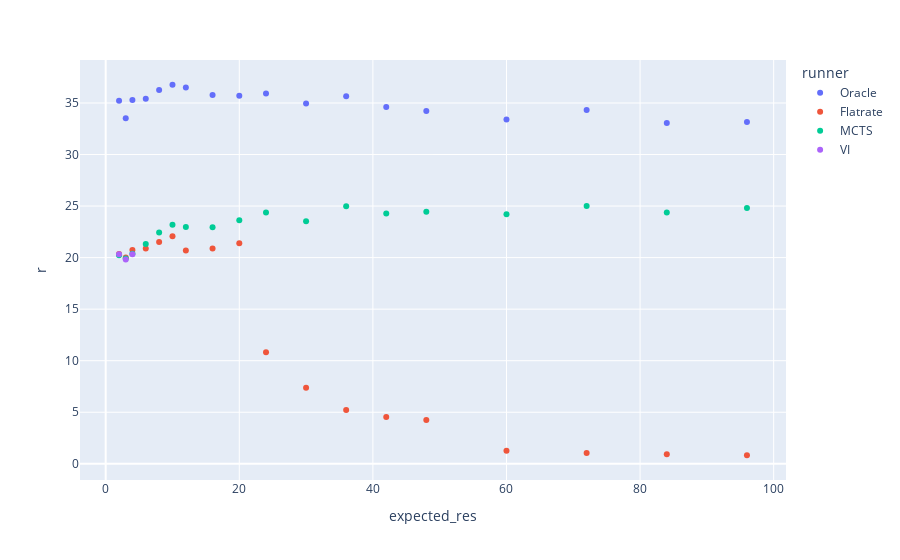

Source (notebook cell):
### Code cell
px.scatter(df.groupby(['expected_res', 'runner'])["r"].mean().reset_index(), x="expected_res", y = "r", color="runner")

### Figure 1 — Plotly figure (JSON) as saved in the notebook; plotly's stock layout.template omitted (floating-point values rounded to 4 significant figures)
{"data": [{"hovertemplate": "runner=Oracle<br>expected_res=%{x}<br>r=%{y}<extra></extra>", "legendgroup": "Oracle", "marker": {"color": "#636efa", "symbol": "circle"}, "mode": "markers", "name": "Oracle", "orientation": "v", "showlegend": true, "x": [2, 3, 4, 6, 8, 10, 12, 16, 20, 24, 30, 36, 42, 48, 60, 72, 84, 96], "xaxis": "x", "y": [35.22, 33.51, 35.28, 35.41, 36.25, 36.77, 36.51, 35.78, 35.69, 35.91, 34.95, 35.65, 34.62, 34.22, 33.41, 34.31, 33.06, 33.15], "yaxis": "y", "type": "scatter"}, {"hovertemplate": "runner=Flatrate<br>expected_res=%{x}<br>r=%{y}<extra></extra>", "legendgroup": "Flatrate", "marker": {"color": "#EF553B", "symbol": "circle"}, "mode": "markers", "name": "Flatrate", "orientation": "v", "showlegend": true, "x": [2, 3, 4, 6, 8, 10, 12, 16, 20, 24, 30, 36, 42, 48, 60, 72, 84, 96], "xaxis": "x", "y": [20.34, 20.02, 20.75, 20.88, 21.51, 22.06, 20.7, 20.89, 21.38, 10.83, 7.381, 5.215, 4.531, 4.239, 1.267, 1.039, 0.9188, 0.8286], "yaxis": "y", "type": "scatter"}, {"hovertemplate": "runner=MCTS<br>expected_res=%{x}<br>r=%{y}<extra></extra>", "legendgroup": "MCTS", "marker": {"color": "#00cc96", "symbol": "circle"}, "mode": "markers", "name": "MCTS", "orientation": "v", "showlegend": true, "x": [2, 3, 4, 6, 8, 10, 12, 16, 20, 24, 30, 36, 42, 48, 60, 72, 84, 96], "xaxis": "x", "y": [20.24, 19.91, 20.36, 21.31, 22.43, 23.18, 22.96, 22.94, 23.63, 24.38, 23.54, 24.99, 24.28, 24.44, 24.21, 25.01, 24.36, 24.82], "yaxis": "y", "type": "scatter"}, {"hovertemplate": "runner=VI<br>expected_res=%{x}<br>r=%{y}<extra></extra>", "legendgroup": "VI", "marker": {"color": "#ab63fa", "symbol": "circle"}, "mode": "markers", "name": "VI", "orientation": "v", "showlegend": true, "x": [2, 3, 4, 6, 8, 10, 12, 16, 20, 24, 30, 36, 42, 48, 60, 72, 84, 96], "xaxis": "x", "y": [20.33, 19.82, 20.34, null, null, null, null, null, null, null, null, null, null, null, null, null, null, null], "yaxis": "y", "type": "scatter"}], "layout": {"xaxis": {"anchor": "y", "domain": [0.0, 1.0], "title": {"text": "expected_res"}}, "yaxis": {"anchor": "x", "domain": [0.0, 1.0], "title": {"text": "r"}}, "legend": {"title": {"text": "runner"}, "tracegroupgap": 0}, "margin": {"t": 60}}}
